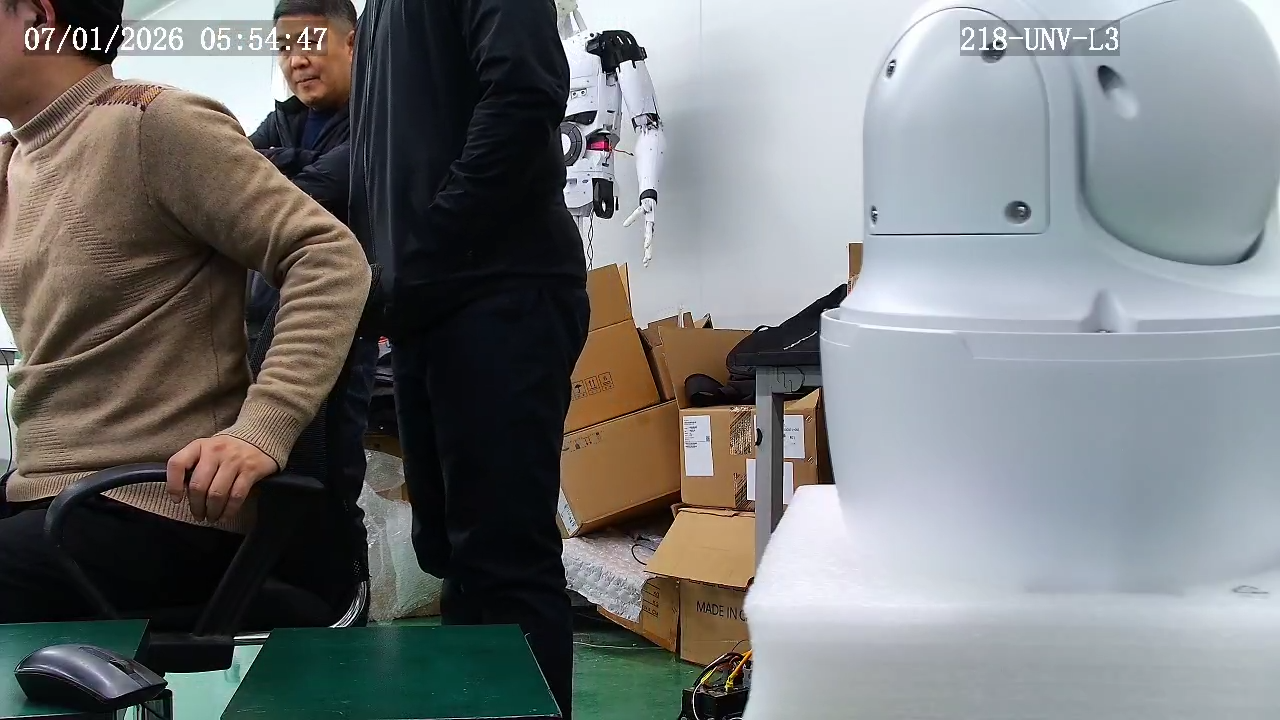
#> input picture python/b.png, 1280 x 720 px, found by its file name
$ python opencv_combine.py
#> lines starting #> are read from the running program, lines starting #| are printed output that depends on the picture
import cv2
import numpy as np

# 1. 加载图像
image1 = cv2.imread("/home/yy/port_camera/python/b.png")
#> image1 is the input picture: shape (720, 1280, 3); mean B, G, R 119.4, 119.1, 116.9
image2 = cv2.imread("/home/yy/port_camera/python/c.png")
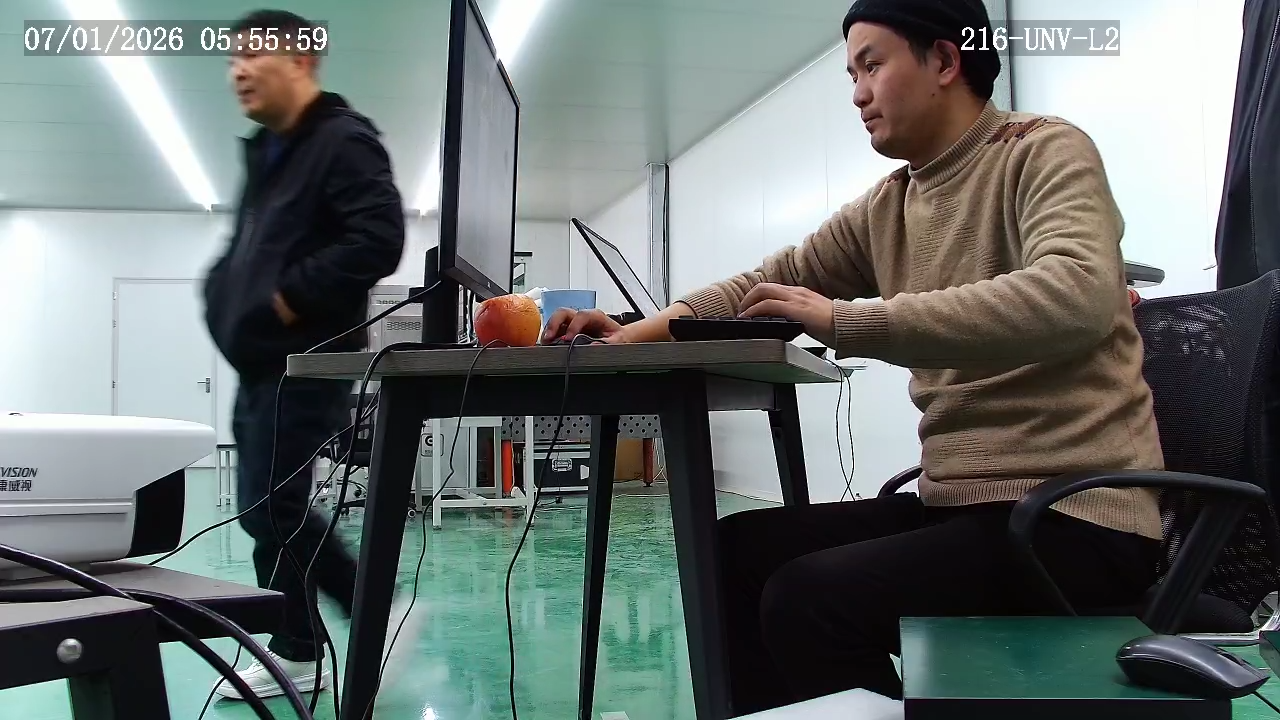
#> input picture python/c.png, 1280 x 720 px, found by its file name
#> image2 is the input picture: shape (720, 1280, 3); mean B, G, R 109.9, 111.5, 104.5

cv2.imshow("image1", image1)
cv2.imshow("image2", image2)

# 2. 转换为灰度图
gray1 = cv2.cvtColor(image1, cv2.COLOR_BGR2GRAY)
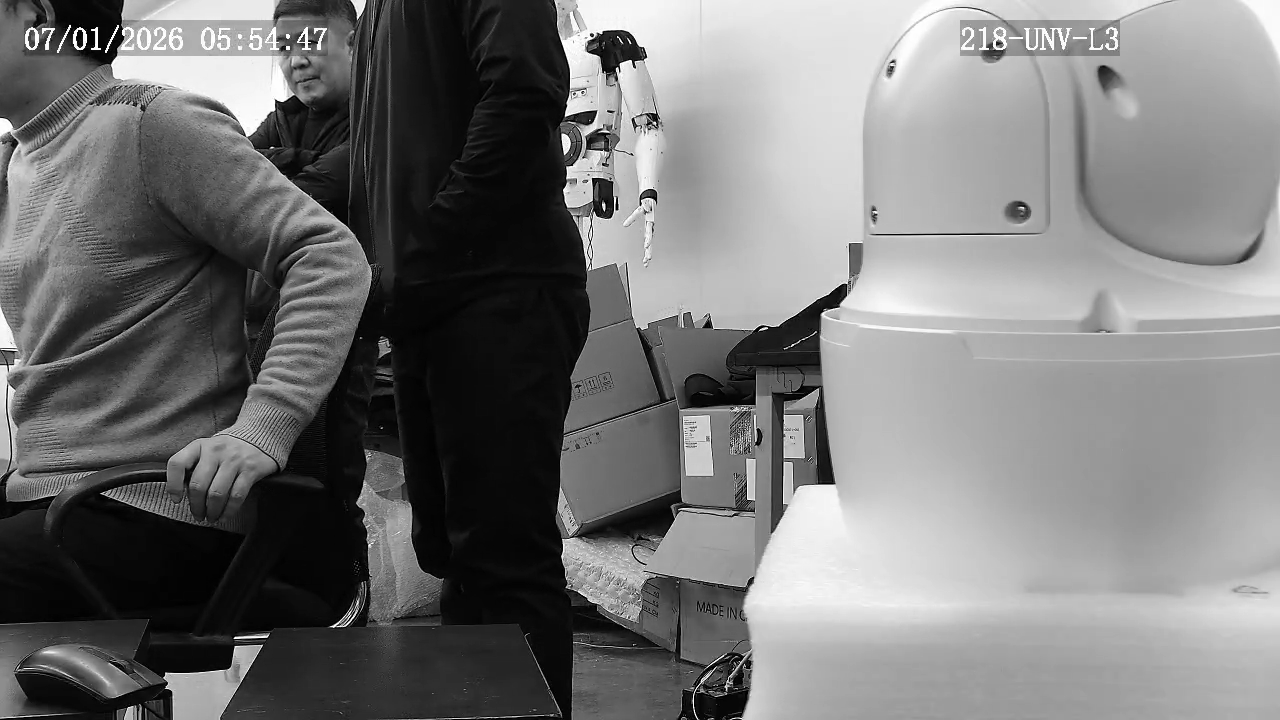
#> gray1: shape (720, 1280); min 0, max 255, mean 118.5
gray2 = cv2.cvtColor(image2, cv2.COLOR_BGR2GRAY)
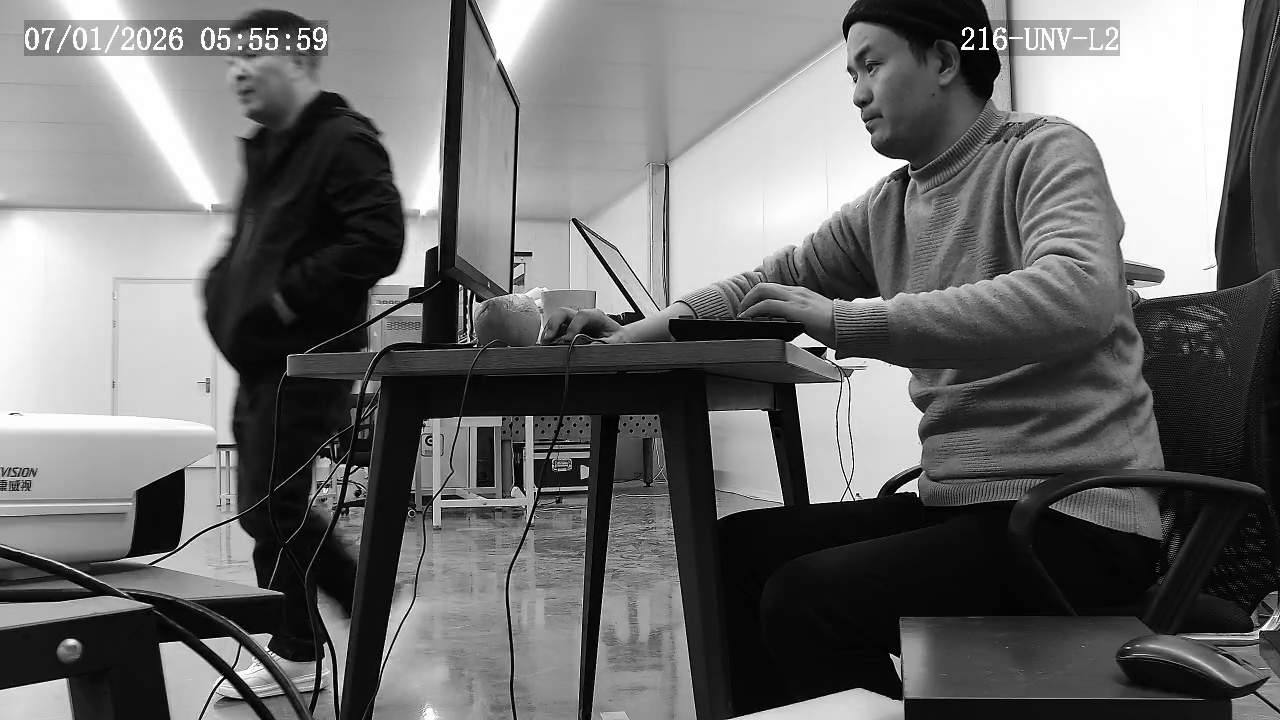
#> gray2: shape (720, 1280); min 0, max 255, mean 109.2

# 3. 特征点检测
sift = cv2.SIFT_create()
keypoints1, descriptors1 = sift.detectAndCompute(gray1, None)
#> keypoints1 = 1423 keypoints; strongest (x, y, size): (96, 30, 3.3), (592, 35, 2.4), (655, 123, 2), (603, 205, 2.7)
keypoints2, descriptors2 = sift.detectAndCompute(gray2, None)
#> keypoints2 = 1778 keypoints; strongest (x, y, size): (963, 34, 2.4), (972, 48, 2.8), (963, 48, 3.4), (288, 36, 3)

# 4. 特征点匹配
matcher = cv2.BFMatcher()
matches = matcher.knnMatch(descriptors1, descriptors2, k=2)
#> matches = 1423 matches

# 5. 筛选匹配点
good_matches = []
for m, n in matches:
    if m.distance < 0.75 * n.distance:
        good_matches.append(m)
#> after the loop, good_matches = 92 matches

# 6. 计算单应性矩阵
if len(good_matches) > 10:
    src_pts = np.float32([keypoints1[m.queryIdx].pt for m in good_matches]).reshape(-1, 1, 2)
#> src_pts = 92 rows, first 8: [26.82, 34.66], [39.63, 32.26], [43.61, 29.57], [43.61, 29.57], [45.66, 134.7], [49.29, 36.61], [52.49, 130.7], [66.46, 119.3]
    dst_pts = np.float32([keypoints2[m.trainIdx].pt for m in good_matches]).reshape(-1, 1, 2)
#> dst_pts = 92 rows, first 8: [26.92, 34.67], [39.52, 32.08], [43.56, 29.49], [43.56, 29.49], [947.6, 172.6], [49.29, 36.57], [947.6, 172.6], [969.1, 156.3]
    H, _ = cv2.findHomography(src_pts, dst_pts, cv2.RANSAC, 5.0)
#> H = [[1, -0.263, 9.87], [0.000305, 1.01, -0.401], [3.21e-06, -3.34e-05, 1]]
else:
    print("Not enough matches found.")
    exit()

# 7. 图像变换
height1, width1 = image1.shape[:2]
#> height1 = 720; width1 = 1280
height2, width2 = image2.shape[:2]
#> height2 = 720; width2 = 1280
warped_image = cv2.warpPerspective(image1, H, (width1 + width2, height1))
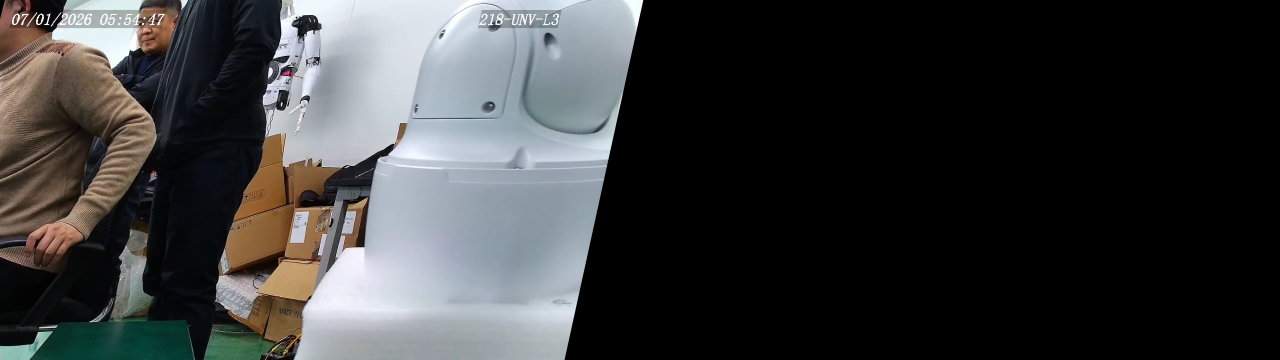
#> warped_image: shape (720, 2560, 3) (shown at 1/2 size); mean B, G, R 57.9, 57.6, 56.7

# 8. 图像拼接
warped_image[0:height2, 0:width2] = image2
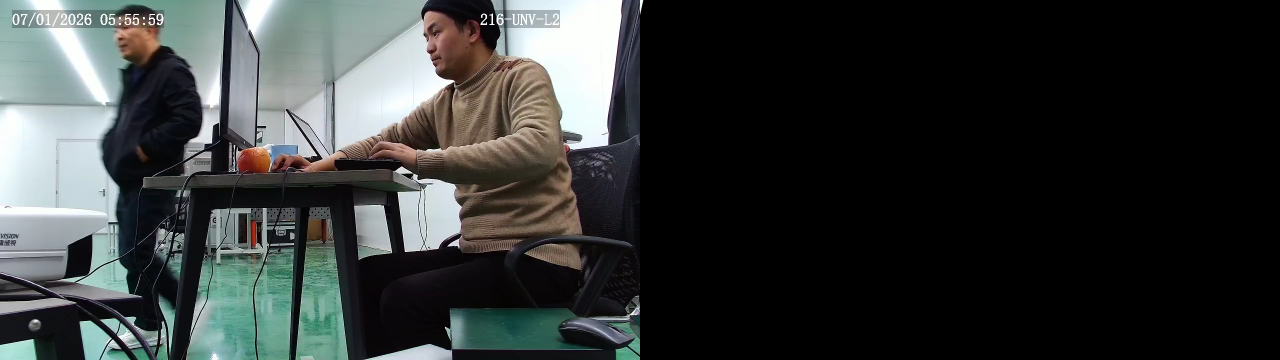
#> warped_image: shape (720, 2560, 3) (shown at 1/2 size); mean B, G, R 55, 55.7, 52.2

# 9. 显示结果
cv2.imshow("Stitched Image", warped_image)
cv2.waitKey(0)
cv2.destroyAllWindows()
